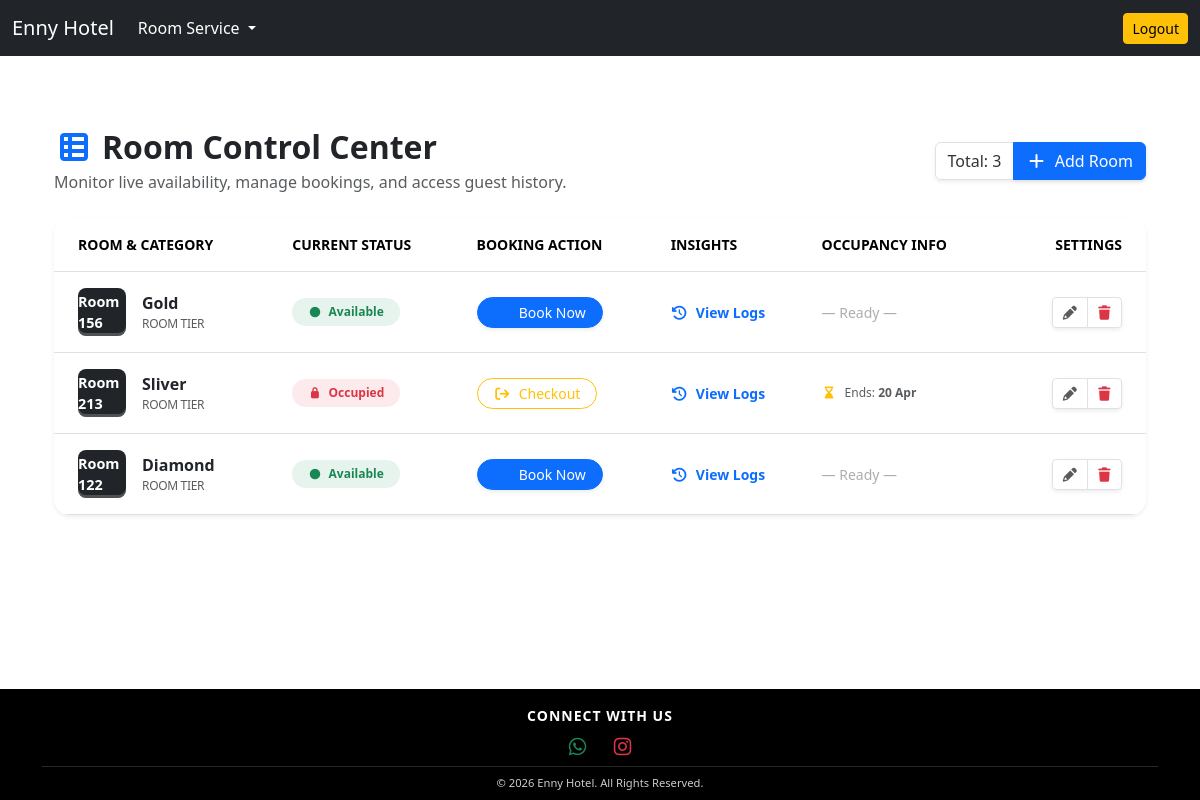
/room/all-rooms/, run on the app's committed database.
### room/models.py (models this page shows)
class Room(models.Model):
    category = models.ForeignKey(Category, on_delete=models.SET_NULL, null=True)
    name = models.CharField(max_length=100)
    is_available = models.BooleanField(default=True)

class Category(models.Model):
    name = models.CharField(max_length=100)
    amount = models.PositiveIntegerField()
    def __str__(self):
        return self.name

class Booking(models.Model):
    room = models.ForeignKey(Room, on_delete=models.CASCADE)
    guest_names = models.CharField(max_length=100)
    guest_email = models.EmailField(max_length=100)
    guest_phone = models.CharField(max_length=20)
    start_date = models.DateField()
    end_date = models.DateField()
    timestamp = models.DateTimeField(auto_now_add=True)
    checked_out = models.BooleanField(default=False)

### room/views.py (the view)
# urls.py: path('all-rooms/', all_rooms, name='all-rooms'),
def all_rooms(request):
    rooms = Room.objects.all()
    context = {'rooms':rooms}
    return render(request, 'room/all_rooms.html', context)

### templates/room/all_rooms.html (shortened to what this page needs)
{% extends 'base.html' %}
{% block content %}
<div class="container-fluid py-4">
    <div class="d-flex justify-content-between align-items-center mb-4">
        <div>
            <h2 class="fw-bold text-dark mb-1"><i class="fa fa-th-list text-primary me-2"></i>Room Control Center</h2>
            <p class="text-muted mb-0">Monitor live availability, manage bookings, and access guest history.</p>
        </div>
        <div class="d-none d-lg-block">
            <div class="btn-group shadow-sm">
                <button class="btn btn-white border">Total: {{ rooms.count }}</button>
                <a href="{% url 'add-room' %}" class="btn btn-primary shadow-sm">
                    <i class="fa fa-plus me-1"></i> Add Room
                </a>
            </div>
        </div>
    </div>
    <div class="card border-0 shadow-sm rounded-4 overflow-hidden">
        <div class="card-body p-0">
            <div class="table-responsive">
                <table class="table table-hover align-middle mb-0">
                    <thead class="bg-light">
                        <tr class="text-muted small fw-bold text-uppercase">
                            <th class="ps-4 py-3">Room & Category</th>
                            <th class="py-3">Current Status</th>
                            <th class="py-3">Booking Action</th>
                            <th class="py-3">Insights</th>
                            <th class="py-3">Occupancy Info</th>
                            <th class="pe-4 py-3 text-end">Settings</th>
                        </tr>
                    </thead>
                    <tbody>
                        {% for room in rooms %}
                        <tr>
                            <td class="ps-4 py-3">
                                <div class="d-flex align-items-center">
                                    <div
                                        class="room-box bg-dark text-white rounded-3 d-flex align-items-center justify-content-center me-3">
                                        {{ room.name }}
                                    </div>
                                    <div>
                                        <div class="fw-bold text-dark">{{ room.category }}</div>
                                        <div class="x-small text-muted text-uppercase tracking-tighter">Room Tier</div>
                                    </div>
                                </div>
                            </td>
                            <td class="py-3">
                                {% if room.is_available %}
                                <span class="badge rounded-pill bg-soft-success text-success px-3 py-2">
                                    <i class="fa fa-circle me-1 small"></i> Available
                                </span>
                                {% else %}
                                <span class="badge rounded-pill bg-soft-danger text-danger px-3 py-2">
                                    <i class="fa fa-lock me-1 small"></i> Occupied
                                </span>
                                {% endif %}
                            </td>
                            <td class="py-3">
                                {% if room.is_available %}
                                <a href="{% url 'new-booking' room.pk %}"
                                    class="btn btn-sm btn-primary rounded-pill px-3 shadow-sm">
                                     Book Now
                                </a>
                                {% else %}
                                <a href="{% url 'checkout-guest' room.booking_set.all.last.pk %}"
                                    class="btn btn-sm btn-outline-warning rounded-pill px-3">
                                    <i class="fa fa-sign-out me-1"></i> Checkout
                                </a>
                                {% endif %}
                            </td>
                            <td class="py-3">
                                <a href="{% url 'guest-history-per-room' room.pk %}"
                                    class="text-decoration-none small fw-bold text-primary">
                                    <i class="fa fa-history me-1"></i> View Logs
                                </a>
                            </td>
                            <td class="py-3">
                                {% if not room.is_available %}
                                <div class="d-flex align-items-center text-muted x-small">
                                    <i class="fa fa-hourglass-end me-2 text-warning"></i>
                                    <span>Ends: <strong>{{ room.booking_set.all.last.end_date|date:"d M"}}</strong></span>
                                </div>
                                {% else %}
                                <span class="text-muted opacity-50 small">— Ready —</span>
                                {% endif %}
                            </td>
                            <td class="pe-4 py-3 text-end">
                                <div class="btn-group btn-group-sm rounded shadow-sm">
                                    <a href="{% url 'update-room' room.pk %}" class="btn btn-white border"
                                        title="Edit Room">
                                        <i class="fa fa-pencil text-muted"></i>
                                    </a>
                                    <a href="{% url 'delete-room' room.pk %}" class="btn btn-white border text-danger"
                                        title="Delete Room">
                                        <i class="fa fa-trash"></i>
                                    </a>
                                </div>
                            </td>
                        </tr>
                        {% endfor %}
                    </tbody>
                </table>
            </div>
        </div>
    </div>
</div>
{% endblock content %}

### templates/base.html (style rules this page uses)
body { display: flex; flex-direction: column; min-height: 100vh; }

### templates/room/all_rooms.html (style rules this page uses)
.bg-soft-success { background-color: rgba(25, 135, 84, 0.1); }
.bg-soft-danger { background-color: rgba(220, 53, 69, 0.1); }
.x-small { font-size: 0.75rem; }
.room-box { width: 48px; height: 48px; font-weight: 800; font-size: 0.9rem; box-shadow: inset 0 -3px 0 rgba(255, 255, 255, 0.2); }
.btn-white { background: white; color: #333; }
.tracking-tighter { letter-spacing: -0.02rem; }

### data on the page
Room: name "Room 156", category "Gold", is_available True (drawn)
Room: name "Room 213", category "Sliver", is_available False (drawn), booking_set.all.last.end_date "20 Apr"
Room: name "Room 122", category "Diamond", is_available True (drawn)

### other printed values
{{ rooms.count }} "3"
